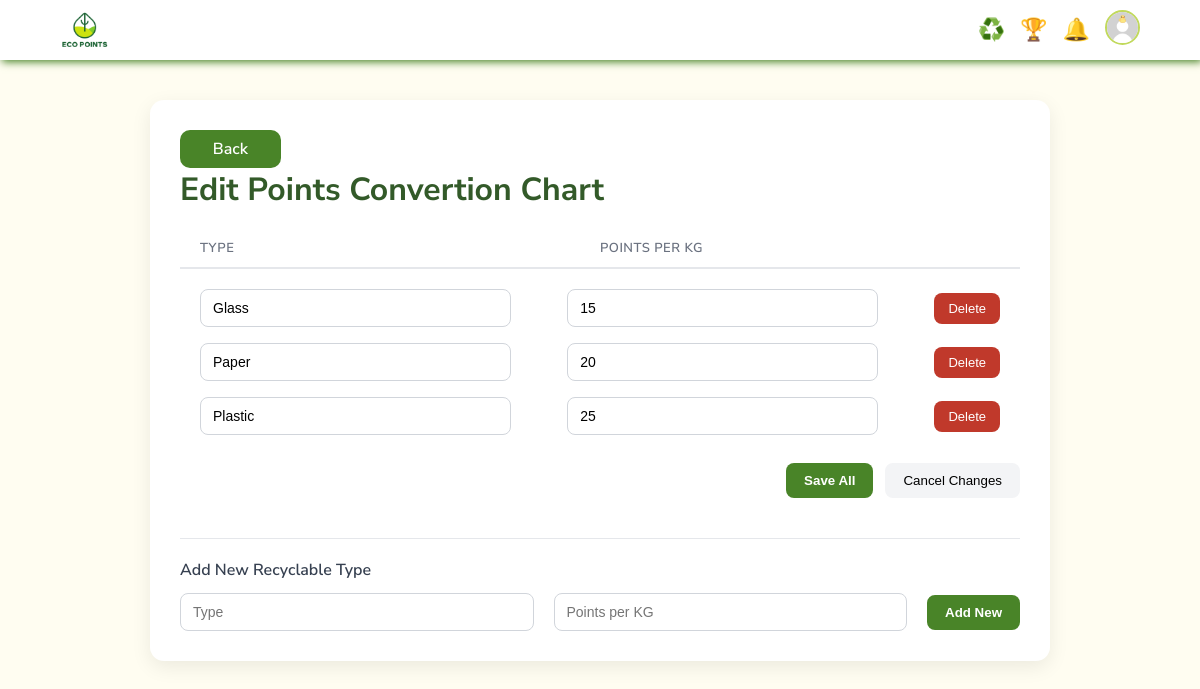
Page /admin/editPointsConvertionChart.php (signed in) on the committed database.
### tables this page shows
CREATE TABLE IF NOT EXISTS `recyclable` (
  `recyclable_id` varchar(10) NOT NULL,
  `type` varchar(50) NOT NULL,
  `points_per_kg` int NOT NULL,
  `is_deleted` tinyint NOT NULL,
  PRIMARY KEY (`recyclable_id`),
  UNIQUE KEY `recyclable_id` (`recyclable_id`)
);

### admin/editPointsConvertionChart.php (the view, shortened to what this page needs)
<?php
    include('../conn.php');
    $data = [];
    $result = mysqli_query($con, "SELECT * FROM recyclable ORDER BY type ASC");
    while ($row = mysqli_fetch_assoc($result)) {
        $data[$row['recyclable_id']] = $row;
    }
?>
<!DOCTYPE html>
<html lang="en">
<head>
    <link href="../commonStyle.css" rel="stylesheet">
</head>
<body>
    <?php include "adminTaskbar.php"; ?>
    <div class = "page">
        <a href = "editRecyclingInfo.php" class="centre_bar" style = "text-decoration: none;">
            Back
        </a>
        <h1>Edit Points Convertion Chart</h1>
        <form method = "post">
            <div class = "table">
                <div class="content header">
                    <div class="row">
                        <div class="col label">Type</div>
                        <div class="col label">Points per KG</div>
                    </div>
                </div>
                <?php
                    foreach($data as $key => $value):
                ?>
                <div class = "content">
                    <div class = "row">
                        <div class="col">
                            <input type="text"
                                name="rows[<?= $key ?>][type]"
                                value="<?= htmlspecialchars($value['type']) ?>">
                        </div>
                        <div class="col">
                            <input type="number"
                                name="rows[<?= $key ?>][points]"
                                value="<?= $value['points_per_kg'] ?>">
                        </div>
                        <div class="col">
                            <button type="button"
                                    class="delete"
                                    data-id="<?= $key ?>"
                                    data-name="<?= htmlspecialchars($value['type']) ?>">
                                Delete
                            </button>
                        </div>
                    </div>
                </div>
                <?php endforeach; ?>
            </div>
            <div class = "save_cancel">
                <button class = "button _save" name = "save"> Save All</button>
                <button type = "reset" class = "button_cancel">Cancel Changes</button>
            </div>
        </form>
        <form method = "post">
            <div class = "add_section">
                <div class = "add_title">
                    Add New Recyclable Type
                </div>
                <div class = "add_row">
                    <input type = "text" name = "type" placeholder = "Type" required>
                    <input type = "number" name = "points" placeholder = "Points per KG" required>
                    <button class = "button_add" name = "add">Add New</button>
                </div>
            </div>
        </form>
    </div>
</body>
</html>

### commonStyle.css (style rules this page uses)
body { font-family: "Nunito Sans", sans-serif; background-color: #FFFDF1 ; }

### admin/editPointsConvertionChart.php (style rules this page uses)
* { box-sizing:border-box; margin: 0; padding: 0; }
.page { max-width: 900px; margin:40px auto; background: #ffffff; border-radius: 14px; padding: 30px; box-shadow: 0 6px 20px rgba(0, 0, 0, 0.08); }
h1 { color: #335a29; }
.table { margin-top: 20px; }
.table .content { padding: 8px 0; }
.table .row { display: grid; grid-template-columns: 2.0fr 2.0fr auto; gap: 16px; align-items: center; }
.table .col { padding: 0 20px; }
.table .header { padding-bottom: 10px; margin-bottom: 12px; border-bottom: 2px solid #e5e7eb; text-align: left; }
.table .label { font-size: 13px; font-weight: 600; color: #6b7280; text-transform: uppercase; letter-spacing: 0.04em; }
.table input[type="text"], .table input[type="number"], .add_row input[type="text"], .add_row input[type="number"] { width: 100%; padding: 10px 12px; border-radius: 8px; border: 1px solid #d1d5db; font-size: 14px; transition: border-color 0.2s, box-shadow 0.2s; }
button.delete { background: #c0392b; color: #ffffff; border: none; padding: 8px 14px; border-radius: 8px; font-size: 13px; cursor: pointer; }
.save_cancel { display: flex; justify-content: flex-end; gap: 12px; margin-top: 20px; }
.button._save { background: #498428; color: #ffffff; border: none; padding: 10px 18px; border-radius: 8px; font-weight: 600; cursor: pointer; }
.button_cancel { background: #f3f4f6; border: none; padding: 10px 18px; border-radius: 8px; cursor: pointer; }
.add_section { margin-top: 40px; padding-top: 20px; border-top: 1px solid #e5e7eb; }
.add_title { font-weight: 600; margin-bottom: 12px; color: #374151; }
.button_add { background: #498428; color: #ffffff; border: none; padding: 10px 18px; border-radius: 8px; font-weight: 600; cursor: pointer; }
.centre_bar { display: inline-block; height: 38px; line-height: 38px; padding: 0 14px; border-radius: 10px; border: none; background: #498428; color: white; font-weight: 600; cursor: pointer; white-space: nowrap; text-align: center; text-decoration: none; margin-bottom: 0px; min-width: 12%; }
.add_row { display: flex; gap: 20px; align-items: center; }
.add_row input { flex: 1; }
.add_row button { flex-shrink: 0; }

### admin/adminTaskbar.php (style rules this page uses)
a { text-decoration: none; }

### rows in the picture
recyclable: type "Glass", points_per_kg "15"
recyclable: type "Paper", points_per_kg "20"
recyclable: type "Plastic", points_per_kg "25"
